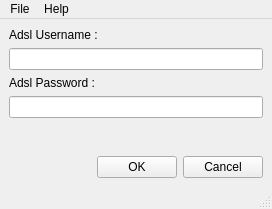
<?xml version="1.0" encoding="UTF-8"?>
<ui version="4.0">
 <class>MainWindow</class>
 <widget class="QMainWindow" name="MainWindow">
  <property name="geometry">
   <rect>
    <x>0</x>
    <y>0</y>
    <width>272</width>
    <height>209</height>
   </rect>
  </property>
  <property name="minimumSize">
   <size>
    <width>272</width>
    <height>209</height>
   </size>
  </property>
  <property name="maximumSize">
   <size>
    <width>298</width>
    <height>209</height>
   </size>
  </property>
  <property name="windowTitle">
   <string>MainWindow</string>
  </property>
  <widget class="QWidget" name="centralwidget">
   <layout class="QGridLayout" name="gridLayout">
    <item row="0" column="0">
     <layout class="QVBoxLayout" name="verticalLayout">
      <item>
       <widget class="QLabel" name="label">
        <property name="text">
         <string>Adsl Username : </string>
        </property>
       </widget>
      </item>
      <item>
       <widget class="QLineEdit" name="lineEdit"/>
      </item>
     </layout>
    </item>
    <item row="1" column="0">
     <layout class="QVBoxLayout" name="verticalLayout_2">
      <item>
       <widget class="QLabel" name="label_2">
        <property name="text">
         <string>Adsl Password : </string>
        </property>
       </widget>
      </item>
      <item>
       <widget class="QLineEdit" name="lineEdit_2">
        <property name="echoMode">
         <enum>QLineEdit::Password</enum>
        </property>
       </widget>
      </item>
     </layout>
    </item>
    <item row="2" column="0">
     <spacer name="verticalSpacer">
      <property name="orientation">
       <enum>Qt::Vertical</enum>
      </property>
      <property name="sizeHint" stdset="0">
       <size>
        <width>290</width>
        <height>0</height>
       </size>
      </property>
     </spacer>
    </item>
    <item row="3" column="0">
     <layout class="QHBoxLayout" name="horizontalLayout">
      <item>
       <spacer name="horizontalSpacer">
        <property name="orientation">
         <enum>Qt::Horizontal</enum>
        </property>
        <property name="sizeHint" stdset="0">
         <size>
          <width>40</width>
          <height>20</height>
         </size>
        </property>
       </spacer>
      </item>
      <item>
       <widget class="QPushButton" name="pushButton">
        <property name="text">
         <string>OK</string>
        </property>
        <property name="icon">
         <iconset resource="../code/pumaicons.qrc">
          <normaloff>:/icons/icons/ok.png</normaloff>:/icons/icons/ok.png</iconset>
        </property>
       </widget>
      </item>
      <item>
       <widget class="QPushButton" name="pushButton_2">
        <property name="text">
         <string>Cancel</string>
        </property>
       </widget>
      </item>
     </layout>
    </item>
   </layout>
  </widget>
  <widget class="QMenuBar" name="menubar">
   <property name="geometry">
    <rect>
     <x>0</x>
     <y>0</y>
     <width>272</width>
     <height>23</height>
    </rect>
   </property>
   <widget class="QMenu" name="menuFile">
    <property name="title">
     <string>File</string>
    </property>
    <addaction name="actionDisconnect"/>
    <addaction name="actionExit"/>
   </widget>
   <widget class="QMenu" name="menuHelp">
    <property name="title">
     <string>Help</string>
    </property>
    <addaction name="actionAbout"/>
    <addaction name="actionHelp"/>
   </widget>
   <addaction name="menuFile"/>
   <addaction name="menuHelp"/>
  </widget>
  <widget class="QStatusBar" name="statusbar"/>
  <action name="actionSave">
   <property name="icon">
    <iconset resource="../code/pumaicons.qrc">
     <normaloff>:/icons/icons/save.png</normaloff>:/icons/icons/save.png</iconset>
   </property>
   <property name="text">
    <string>Save</string>
   </property>
  </action>
  <action name="actionDisconnect">
   <property name="icon">
    <iconset resource="../code/pumaicons.qrc">
     <normaloff>:/icons/icons/disconnet.png</normaloff>:/icons/icons/disconnet.png</iconset>
   </property>
   <property name="text">
    <string>Disconnect</string>
   </property>
  </action>
  <action name="actionExit">
   <property name="icon">
    <iconset resource="../code/pumaicons.qrc">
     <normaloff>:/icons/icons/exit.png</normaloff>:/icons/icons/exit.png</iconset>
   </property>
   <property name="text">
    <string>Exit</string>
   </property>
  </action>
  <action name="actionAbout">
   <property name="icon">
    <iconset resource="../code/pumaicons.qrc">
     <normaloff>:/icons/icons/manager.png</normaloff>:/icons/icons/manager.png</iconset>
   </property>
   <property name="text">
    <string>About</string>
   </property>
  </action>
  <action name="actionQt_About">
   <property name="text">
    <string>Qt About</string>
   </property>
  </action>
  <action name="actionHelp">
   <property name="icon">
    <iconset resource="../code/pumaicons.qrc">
     <normaloff>:/icons/icons/help.png</normaloff>:/icons/icons/help.png</iconset>
   </property>
   <property name="text">
    <string>Help</string>
   </property>
  </action>
 </widget>
 <resources>
  <include location="../code/pumaicons.qrc"/>
 </resources>
 <connections/>
</ui>
